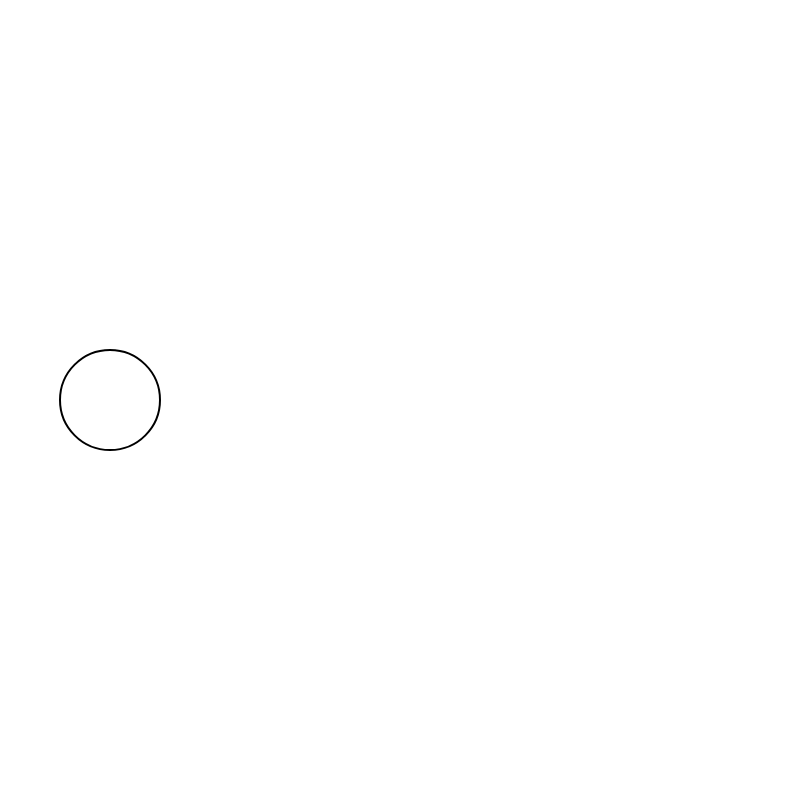
Frame 1 (no input)
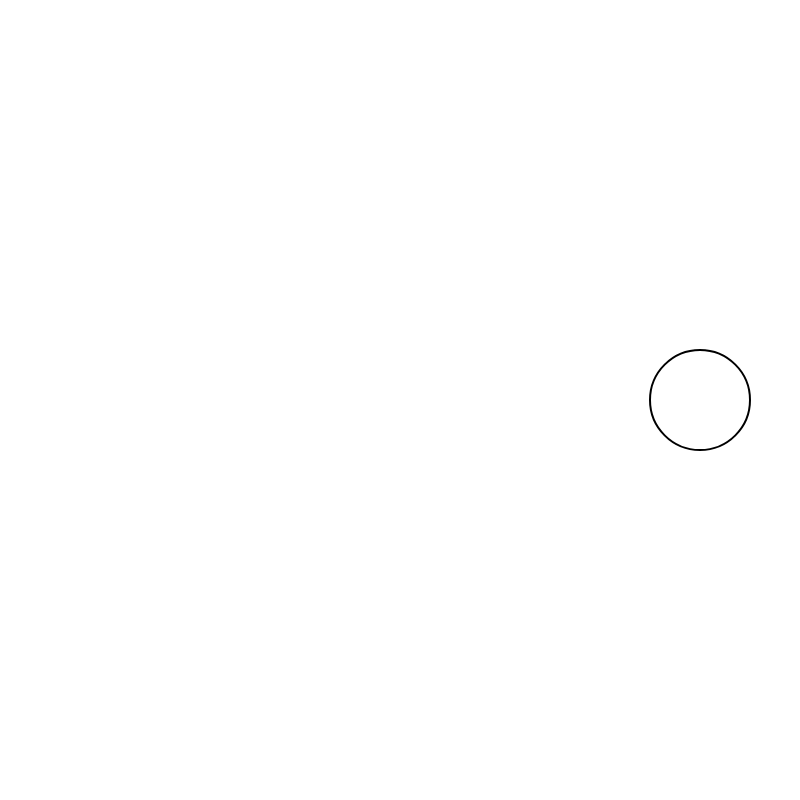
Frame 60 (no input)
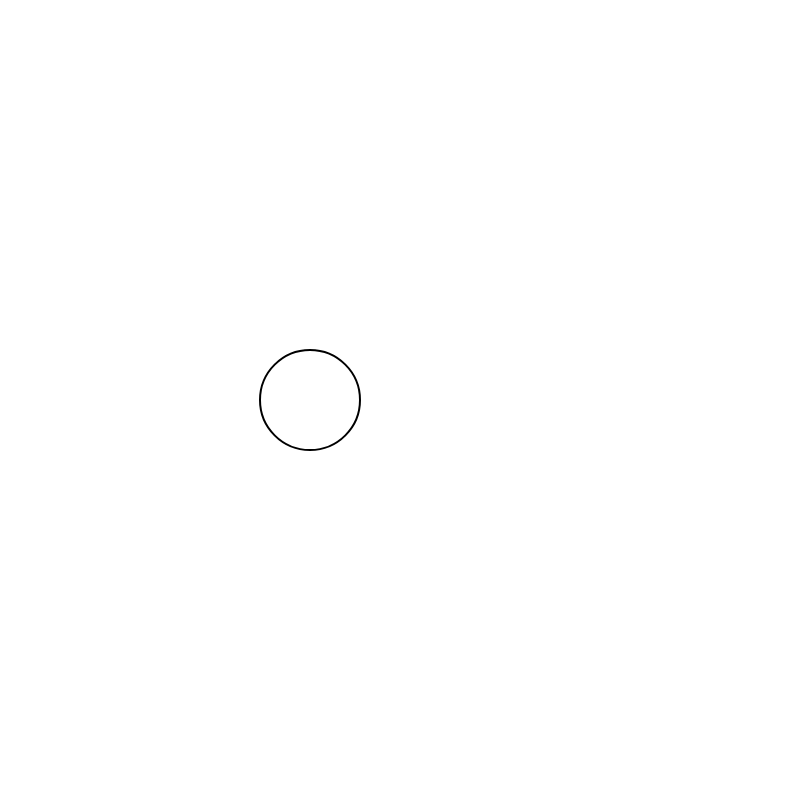
Frame 120 (the mouse pressed at the canvas centre since frame 60)

The p5.js sketch that drew these frames (run headless with seeded random() and noise() and a simulated clock; from frame 60 on, the mouse is pressed at the canvas centre):

// p5.js sketch
// ── sketch.js
function setup()
{
  createCanvas(800,800);
  noFill();
  strokeWeight(2);
}
var w=800, x=100,speed=10;

function draw()
{
  translate(0,200);
   clear();
   x = x+speed;
   ellipse(x,200,100,100);
   //x=x+speed;
   if(x<1 || x>700)
    {
      speed = speed - 1;
    }
    if(x<1)
    {
      speed=speed+1;
    }
    if(x>799)
    {
      speed= speed-1;
    }
}
